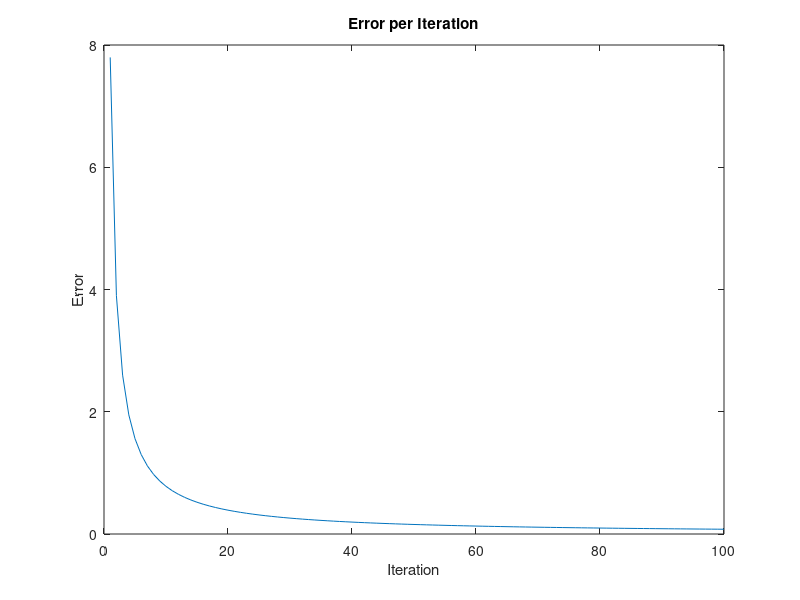

Reproduce this figure in MATLAB.
% Delta Rule
% This will create some random data and assign it to a class. It will then
% train a neural network with the delta rule with a static learning rate
% and graph the error.
% Tyler Rose and Seth Dippold
clear all; close all;

% Create some random data around x1 + 2*x2 - 2 and classify it as > 0 is 1
% and <=0 is 0
N = 100;
x1 = rand(N,1) + .5;
x2 = rand(N,1);
x = [x1,x2];
y = zeros(N,1);
count = 0;
for i=1:N
    if ((x1(i) + 2*x2(i) - 2) > 0)
        y(i) = 1;
        count = count + 1;
    end
end

% initialize the weight vector
w = rand(1,2+1);

% Batch Fashion
maxIterations = 100;
iterations = 0;
eta = .01; % this is the learning rate
tic;
while (iterations < maxIterations)
    iterations = iterations + 1;
    for i=1:N
        out(i) = sum(w.*[x(i,:),1]);
        deltaW = eta*(y(i) - out(i))*[x(i,:),1];
        w = w + deltaW;
        err(i) = (y(i) - out(i))^2;
    end
    E(iterations) = sum(err)/N;
end
toc
min(E)
% Plot the Error per iteration
plot(linspace(1,maxIterations,maxIterations),E);
title('Error per Iteration');
ylabel('Error');
xlabel('Iteration');

% Incremental Fashion
maxIterations = 100;
iterations = 0;
numUpdates = 0;
eta = .01; % this is the learning rate
tic;
for i=1:N
    out(i) = sum(w.*[x(i,:),1]);
    deltaW = eta*(y(i) - out(i))*[x(i,:),1];
    w = w + deltaW;
    err(i) = (y(i) - out(i))^2;
    E(i) = sum(err)/i;
end
toc
min(E)

% Plot the Error per iteration
plot(linspace(1,maxIterations,maxIterations),E);
title('Error per Iteration');
ylabel('Error');
xlabel('Iteration');
